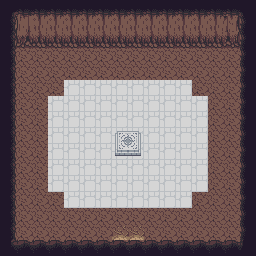

This game map was drawn from its Tiled (.tmx) file and the tilesets committed beside it. A one-line description and the full map source follow:
An orthogonal 16x16 tile map with 16x16 px tiles, 2 tile layers (Ground, Collision), 3 tilesets and 6 objects.

<map version="1.10" tiledversion="1.10.1" orientation="orthogonal" renderorder="right-down" width="16" height="16" tilewidth="16" tileheight="16" infinite="0" nextlayerid="6" nextobjectid="8">
 <tileset firstgid="1" source="overworld.tsx" />
 <tileset firstgid="1441" source="cave.tsx" />
 <tileset firstgid="2441" source="objects.tsx" />
 <layer id="1" name="Ground" width="16" height="16">
  <data encoding="csv">
0,0,0,0,0,0,0,0,0,0,0,0,0,0,0,0,
0,0,0,0,0,0,0,0,0,0,0,0,0,0,0,0,
0,0,0,0,0,0,0,0,0,0,0,0,0,0,0,0,
0,1441,1441,1441,1441,1441,1441,1441,1441,1441,1441,1441,1441,1441,1441,0,
0,1441,1441,1441,1441,1441,1441,1441,1441,1441,1441,1441,1441,1441,1441,0,
0,1441,1441,1441,64,64,64,64,64,64,64,64,1441,1441,1441,0,
0,1441,1441,64,64,64,64,64,64,64,64,64,64,1441,1441,0,
0,1441,1441,64,64,64,64,64,64,64,64,64,64,1441,1441,0,
0,1441,1441,64,64,64,64,64,64,64,64,64,64,1441,1441,0,
0,1441,1441,64,64,64,64,64,64,64,64,64,64,1441,1441,0,
0,1441,1441,64,64,64,64,64,64,64,64,64,64,1441,1441,0,
0,1441,1441,64,64,64,64,64,64,64,64,64,64,1441,1441,0,
0,1441,1441,1441,64,64,64,64,64,64,64,64,1441,1441,1441,0,
0,1441,1441,1441,1441,1441,1441,1441,1441,1441,1441,1441,1441,1441,1441,0,
0,1441,1441,1441,1441,1441,1441,1441,1441,1441,1441,1441,1441,1441,1441,0,
0,0,0,0,0,0,0,0,0,0,0,0,0,0,0,0
</data>
 </layer>
 <layer id="2" name="Collision" width="16" height="16">
  <data encoding="csv">
1445,1523,1523,1523,1523,1523,1523,1523,1523,1523,1523,1523,1523,1523,1523,1446,
1484,1562,1563,1563,1563,1563,1563,1563,1563,1563,1563,1563,1563,1563,1564,1482,
1484,1642,1643,1643,1643,1643,1643,1643,1643,1643,1643,1643,1643,1643,1644,1482,
1484,0,0,0,0,0,0,0,0,0,0,0,0,0,0,1482,
1484,0,0,0,0,0,0,0,0,0,0,0,0,0,0,1482,
1484,0,0,0,0,0,0,0,0,0,0,0,0,0,0,1482,
1484,0,0,0,0,0,0,0,0,0,0,0,0,0,0,1482,
1484,0,0,0,0,0,0,0,0,0,0,0,0,0,0,1482,
1484,0,0,0,0,0,0,2467,2468,0,0,0,0,0,0,1482,
1484,0,0,0,0,0,0,2500,2501,0,0,0,0,0,0,1482,
1484,0,0,0,0,0,0,0,0,0,0,0,0,0,0,1482,
1484,0,0,0,0,0,0,0,0,0,0,0,0,0,0,1482,
1484,0,0,0,0,0,0,0,0,0,0,0,0,0,0,1482,
1484,0,0,0,0,0,0,0,0,0,0,0,0,0,0,1482,
1484,0,0,0,0,0,0,1481,1481,0,0,0,0,0,0,1482,
1485,1443,1443,1443,1443,1443,1443,1443,1443,1443,1443,1443,1443,1443,1443,1486
</data>
 </layer>
 <objectgroup id="5" name="Collision">
  <object id="1" x="0" y="0" width="16" height="256" />
  <object id="2" x="0" y="240" width="112" height="16" />
  <object id="3" x="144" y="240" width="112" height="16" />
  <object id="4" x="240" y="0" width="16" height="256" />
  <object id="5" x="0" y="0" width="256" height="48" />
  <object id="7" x="115.667" y="131.333" width="25.3333" height="24.6667" />
 </objectgroup>
</map>
